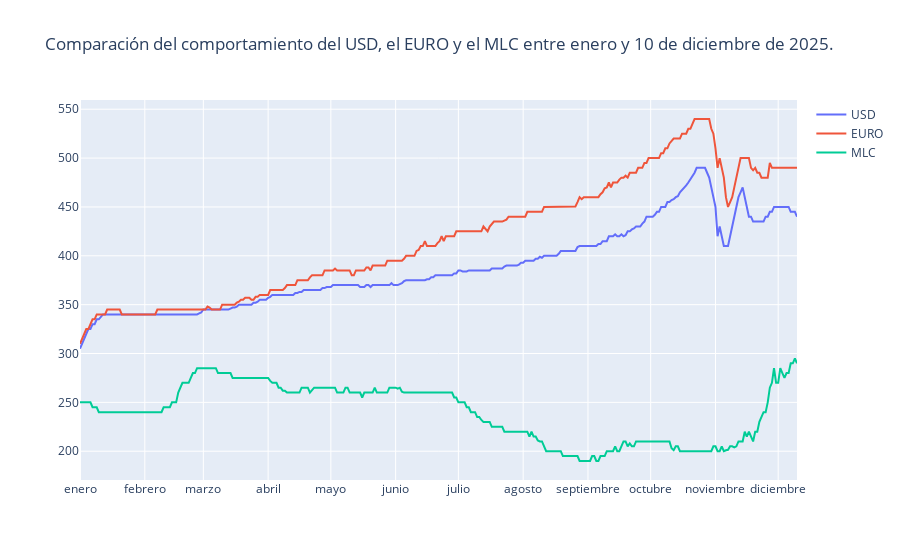

The notebook cell saved with this chart:
### Markdown cell above
La Respuesta es el precio del USD y el EURO en el mercado informal, y como moneda auxiliar el mlc aunque es una moneda creada para compras en tiendas cubanas tambien tiene alto coste en el mercado. Para alo cuál les comparto el compartamiento del precio de estas tres monedas en el mercado informal utlizando como fuenete las actualizaciones dirias de El Toque, en la cual se observa que aunque son usadas para compras las tienen comportamiento diferente.

### Code cell
code.graph_coin()

### Figure 1 — Plotly figure (JSON) as saved in the notebook; plotly's stock layout.template omitted (floating-point values rounded to 4 significant figures; data arrays with more than 128 entries replaced by an {"elided": "..."} marker saying what was removed)
{"data": [{"mode": "lines", "name": "USD", "type": "scatter", "x": {"elided": "344 int values"}, "y": {"elided": "344 int values"}}, {"mode": "lines", "name": "EURO", "type": "scatter", "x": {"elided": "344 int values"}, "y": {"elided": "344 float values"}}, {"mode": "lines", "name": "MLC", "type": "scatter", "x": {"elided": "344 int values"}, "y": {"elided": "344 float values"}}], "layout": {"title": {"text": "Comparación del comportamiento del USD, el EURO y el MLC entre enero y 10 de diciembre de 2025."}, "xaxis": {"tickangle": 0, "ticktext": ["enero", "febrero", "marzo", "abril", "mayo", "junio", "julio", "agosto", "septiembre", "octubre", "noviembre", "diciembre"], "tickvals": [0, 31, 59, 90, 120, 151, 181, 212, 243, 273, 304, 334]}}}
